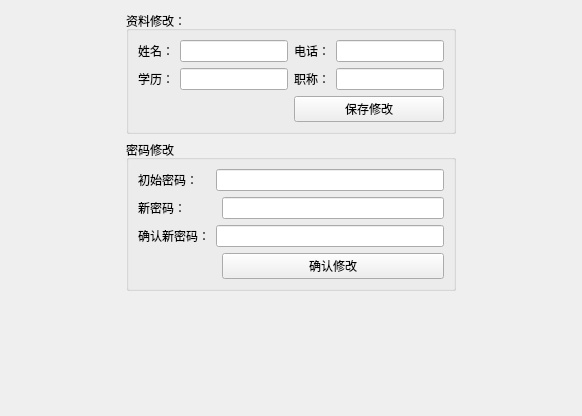
<?xml version="1.0" encoding="UTF-8"?>
<ui version="4.0">
 <class>PersnalDataManagerUI</class>
 <widget class="QWidget" name="PersnalDataManagerUI">
  <property name="geometry">
   <rect>
    <x>0</x>
    <y>0</y>
    <width>582</width>
    <height>416</height>
   </rect>
  </property>
  <property name="windowTitle">
   <string>Form</string>
  </property>
  <layout class="QGridLayout" name="gridLayout_3">
   <item row="0" column="1">
    <widget class="QGroupBox" name="groupBox">
     <property name="title">
      <string>资料修改：</string>
     </property>
     <layout class="QGridLayout" name="gridLayout">
      <item row="0" column="1">
       <widget class="QLineEdit" name="nameEdit">
        <property name="readOnly">
         <bool>true</bool>
        </property>
       </widget>
      </item>
      <item row="1" column="0">
       <widget class="QLabel" name="label_3">
        <property name="text">
         <string>学历：</string>
        </property>
       </widget>
      </item>
      <item row="0" column="3">
       <widget class="QLineEdit" name="phoneEdit"/>
      </item>
      <item row="1" column="3">
       <widget class="QLineEdit" name="TytleEdit"/>
      </item>
      <item row="0" column="2">
       <widget class="QLabel" name="label_2">
        <property name="text">
         <string>电话：</string>
        </property>
       </widget>
      </item>
      <item row="1" column="1">
       <widget class="QLineEdit" name="EducationDegreeEdit"/>
      </item>
      <item row="2" column="2" colspan="2">
       <widget class="QPushButton" name="informationOkbtn">
        <property name="text">
         <string>保存修改</string>
        </property>
       </widget>
      </item>
      <item row="1" column="2">
       <widget class="QLabel" name="label_4">
        <property name="text">
         <string>职称：</string>
        </property>
       </widget>
      </item>
      <item row="0" column="0">
       <widget class="QLabel" name="label">
        <property name="text">
         <string>姓名：</string>
        </property>
       </widget>
      </item>
     </layout>
    </widget>
   </item>
   <item row="0" column="2">
    <spacer name="horizontalSpacer_2">
     <property name="orientation">
      <enum>Qt::Horizontal</enum>
     </property>
     <property name="sizeHint" stdset="0">
      <size>
       <width>40</width>
       <height>20</height>
      </size>
     </property>
    </spacer>
   </item>
   <item row="1" column="1">
    <widget class="QGroupBox" name="groupBox_2">
     <property name="title">
      <string>密码修改</string>
     </property>
     <layout class="QGridLayout" name="gridLayout_2">
      <item row="1" column="3">
       <widget class="QLineEdit" name="newPwEdit"/>
      </item>
      <item row="2" column="0" colspan="2">
       <widget class="QLabel" name="label_7">
        <property name="text">
         <string>确认新密码：</string>
        </property>
       </widget>
      </item>
      <item row="0" column="0" colspan="2">
       <widget class="QLabel" name="label_5">
        <property name="text">
         <string>初始密码：</string>
        </property>
       </widget>
      </item>
      <item row="0" column="2" colspan="2">
       <widget class="QLineEdit" name="originPwEdit"/>
      </item>
      <item row="1" column="0">
       <widget class="QLabel" name="label_6">
        <property name="text">
         <string>新密码：</string>
        </property>
       </widget>
      </item>
      <item row="2" column="2" colspan="2">
       <widget class="QLineEdit" name="confirmPwEdit"/>
      </item>
      <item row="3" column="3">
       <widget class="QPushButton" name="passwordOkbtn">
        <property name="text">
         <string>确认修改</string>
        </property>
       </widget>
      </item>
     </layout>
    </widget>
   </item>
   <item row="0" column="0">
    <spacer name="horizontalSpacer">
     <property name="orientation">
      <enum>Qt::Horizontal</enum>
     </property>
     <property name="sizeHint" stdset="0">
      <size>
       <width>40</width>
       <height>20</height>
      </size>
     </property>
    </spacer>
   </item>
   <item row="2" column="1">
    <spacer name="verticalSpacer">
     <property name="orientation">
      <enum>Qt::Vertical</enum>
     </property>
     <property name="sizeHint" stdset="0">
      <size>
       <width>20</width>
       <height>40</height>
      </size>
     </property>
    </spacer>
   </item>
  </layout>
 </widget>
 <resources/>
 <connections/>
</ui>
